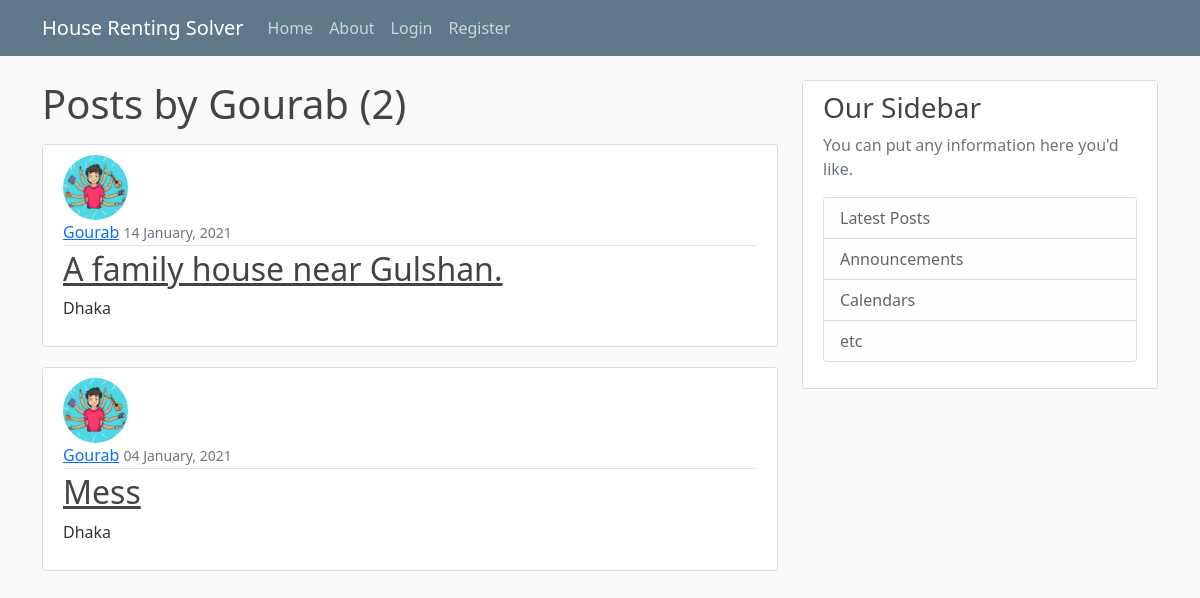
/user/Gourab, run on the app's committed database.
### blog/models.py (models this page shows, shortened)
class Post(models.Model):
    location = models.CharField(max_length = 100)
    content = models.TextField()
    date_posted = models.DateTimeField(default = timezone.now)
    owner = models.ForeignKey(User, on_delete= models.CASCADE)

### users/models.py (models this page shows, shortened)
class Profile(models.Model):
    user = models.OneToOneField(User, on_delete = models.CASCADE)
    image = models.ImageField(default='default.jpg', upload_to='profile_pics')

### blog/views.py (the view)
# urls.py: path('user/<str:username>', UserPostListView.as_view(), name='user-posts'),
class UserPostListView(ListView):
    model = Post
    template_name = 'blog/user_posts.html' # <app>/<model>_<viewtype>.html
    context_object_name = 'posts'
    paginate_by = 5
    def get_queryset(self):
        user = get_object_or_404(User, username=self.kwargs.get('username'))
        return Post.objects.filter(owner=user).order_by('-date_posted')

### blog/templates/blog/user_posts.html (shortened to what this page needs)
{% extends "blog/base.html" %}
{% block content %}
    <h1 class="mb-3">Posts by {{view.kwargs.username}} ({{ page_obj.paginator.count}})</h1>
   {% for post in posts %}
   <article class="media content-section">
     <img class="rounded-circle article-img" src="{{ post.owner.profile.image.url}}" >
     <div class="media-body">
       <div class="article-metadata">
             <a class="mr-2" href="{% url 'user-posts' post.owner.username %}">{{ post.owner }}</a>
             <small class="text-muted">{{ post.date_posted | date:"d F, Y" }}</small>
           </div>
           <h2><a class="article-title" href="{% url 'post-detail' post.id %}">{{ post.content }}</a></h2>
           <p class="article-content">{{ post.location }}</p>
         </div>
       </article>
   {% endfor %}
{% endblock content %}

### blog/static/blog/main.css (style rules this page uses)
body { background: #fafafa; color: #333333; margin-top: 5rem; }
h1, h2, h3, h4, h5, h6 { color: #444444; }
.content-section { background: #ffffff; padding: 10px 20px; border: 1px solid #dddddd; border-radius: 3px; margin-bottom: 20px; }
.article-title { color: #444444; }
.article-content { white-space: pre-line; }
.article-img { height: 65px; width: 65px; margin-right: 16px; }
.article-metadata { padding-bottom: 1px; margin-bottom: 4px; border-bottom: 1px solid #e3e3e3 }

### data on the page
Post: owner.profile.image (picture), owner "Gourab", date_posted "14 January, 2021", content "A family house near Gulshan.", location "Dhaka"
Post: owner.profile.image (picture), owner "Gourab", date_posted "04 January, 2021", content "Mess", location "Dhaka"

### other printed values
{{ view.kwargs.username }} "Gourab"
{{ page_obj.paginator.count }} "2"
